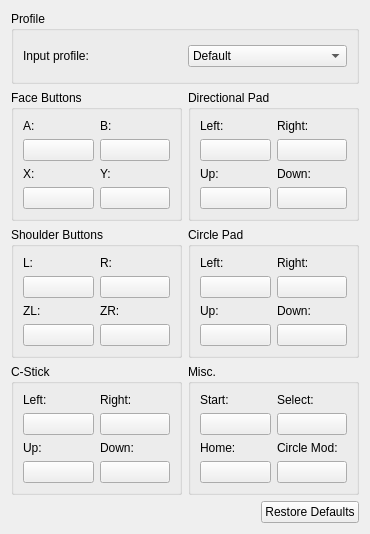
<?xml version="1.0" encoding="UTF-8"?>
<ui version="4.0">
 <class>ConfigureInput</class>
 <widget class="QWidget" name="ConfigureInput">
  <property name="geometry">
   <rect>
    <x>0</x>
    <y>0</y>
    <width>370</width>
    <height>534</height>
   </rect>
  </property>
  <property name="windowTitle">
   <string>ConfigureInput</string>
  </property>
  <layout class="QVBoxLayout" name="verticalLayout_5">
   <item>
      <widget class="QGroupBox" name="groupBox_4">
       <property name="title">
        <string>Profile</string>
       </property>
       <layout class="QHBoxLayout" name="horizontalLayout_5">
        <item>
         <layout class="QVBoxLayout" name="verticalLayout_6">
          <item>
           <layout class="QHBoxLayout" name="horizontalLayout_6">
            <item>
             <widget class="QLabel" name="label_1">
              <property name="text">
               <string>Input profile:</string>
              </property>
             </widget>
            </item>
            <item>
             <widget class="QComboBox" name="profile_combobox">
              <item>
               <property name="text">
                <string>Default</string>
               </property>
              </item>
              <item>
               <property name="text">
                <string>Profile 1</string>
               </property>
              </item>
              <item>
               <property name="text">
                <string>Profile 2</string>
               </property>
              </item>
             </widget>
            </item>
           </layout>
          </item>
         </layout>
        </item>
       </layout>
      </widget>
     </item>
    <item>
    <layout class="QGridLayout" name="gridLayout_7">
     <item row="0" column="0">
      <widget class="QGroupBox" name="faceButtons">
       <property name="title">
        <string>Face Buttons</string>
       </property>
       <property name="flat">
        <bool>false</bool>
       </property>
       <property name="checkable">
        <bool>false</bool>
       </property>
       <layout class="QGridLayout" name="gridLayout">
        <item row="0" column="0">
         <layout class="QVBoxLayout" name="verticalLayout">
          <item>
           <widget class="QLabel" name="label">
            <property name="text">
             <string>A:</string>
            </property>
           </widget>
          </item>
          <item>
           <widget class="QPushButton" name="buttonA">
            <property name="text">
             <string/>
            </property>
           </widget>
          </item>
         </layout>
        </item>
        <item row="0" column="1">
         <layout class="QVBoxLayout" name="verticalLayout_2">
          <item>
           <widget class="QLabel" name="label_2">
            <property name="text">
             <string>B:</string>
            </property>
           </widget>
          </item>
          <item>
           <widget class="QPushButton" name="buttonB">
            <property name="text">
             <string/>
            </property>
           </widget>
          </item>
         </layout>
        </item>
        <item row="1" column="0">
         <layout class="QVBoxLayout" name="verticalLayout_3">
          <item>
           <widget class="QLabel" name="label_3">
            <property name="text">
             <string>X:</string>
            </property>
           </widget>
          </item>
          <item>
           <widget class="QPushButton" name="buttonX">
            <property name="text">
             <string/>
            </property>
           </widget>
          </item>
         </layout>
        </item>
        <item row="1" column="1">
         <layout class="QVBoxLayout" name="verticalLayout_4">
          <item>
           <widget class="QLabel" name="label_4">
            <property name="text">
             <string>Y:</string>
            </property>
           </widget>
          </item>
          <item>
           <widget class="QPushButton" name="buttonY">
            <property name="text">
             <string/>
            </property>
           </widget>
          </item>
         </layout>
        </item>
       </layout>
      </widget>
     </item>
     <item row="0" column="1">
      <widget class="QGroupBox" name="faceButtons_2">
       <property name="title">
        <string>Directional Pad</string>
       </property>
       <property name="flat">
        <bool>false</bool>
       </property>
       <property name="checkable">
        <bool>false</bool>
       </property>
       <layout class="QGridLayout" name="gridLayout_2">
        <item row="1" column="0">
         <layout class="QVBoxLayout" name="verticalLayout_12">
          <item>
           <widget class="QLabel" name="label_36">
            <property name="text">
             <string>Up:</string>
            </property>
           </widget>
          </item>
          <item>
           <widget class="QPushButton" name="buttonDpadUp">
            <property name="text">
             <string/>
            </property>
           </widget>
          </item>
         </layout>
        </item>
        <item row="1" column="1">
         <layout class="QVBoxLayout" name="verticalLayout_9">
          <item>
           <widget class="QLabel" name="label_35">
            <property name="text">
             <string>Down:</string>
            </property>
           </widget>
          </item>
          <item>
           <widget class="QPushButton" name="buttonDpadDown">
            <property name="text">
             <string/>
            </property>
           </widget>
          </item>
         </layout>
        </item>
        <item row="0" column="0">
         <layout class="QVBoxLayout" name="verticalLayout_10">
          <item>
           <widget class="QLabel" name="label_32">
            <property name="text">
             <string>Left:</string>
            </property>
           </widget>
          </item>
          <item>
           <widget class="QPushButton" name="buttonDpadLeft">
            <property name="text">
             <string/>
            </property>
           </widget>
          </item>
         </layout>
        </item>
        <item row="0" column="1">
         <layout class="QVBoxLayout" name="verticalLayout_11">
          <item>
           <widget class="QLabel" name="label_33">
            <property name="text">
             <string>Right:</string>
            </property>
           </widget>
          </item>
          <item>
           <widget class="QPushButton" name="buttonDpadRight">
            <property name="text">
             <string/>
            </property>
           </widget>
          </item>
         </layout>
        </item>
       </layout>
      </widget>
     </item>
     <item row="1" column="0">
      <widget class="QGroupBox" name="faceButtons_3">
       <property name="title">
        <string>Shoulder Buttons</string>
       </property>
       <property name="flat">
        <bool>false</bool>
       </property>
       <property name="checkable">
        <bool>false</bool>
       </property>
       <layout class="QGridLayout" name="gridLayout_3">
        <item row="0" column="0">
         <layout class="QVBoxLayout" name="verticalLayout_13">
          <item>
           <widget class="QLabel" name="label_17">
            <property name="text">
             <string>L:</string>
            </property>
           </widget>
          </item>
          <item>
           <widget class="QPushButton" name="buttonL">
            <property name="text">
             <string/>
            </property>
           </widget>
          </item>
         </layout>
        </item>
        <item row="0" column="1">
         <layout class="QVBoxLayout" name="verticalLayout_14">
          <item>
           <widget class="QLabel" name="label_19">
            <property name="text">
             <string>R:</string>
            </property>
           </widget>
          </item>
          <item>
           <widget class="QPushButton" name="buttonR">
            <property name="text">
             <string/>
            </property>
           </widget>
          </item>
         </layout>
        </item>
        <item row="1" column="0">
         <layout class="QVBoxLayout" name="verticalLayout_15">
          <item>
           <widget class="QLabel" name="label_20">
            <property name="text">
             <string>ZL:</string>
            </property>
           </widget>
          </item>
          <item>
           <widget class="QPushButton" name="buttonZL">
            <property name="text">
             <string/>
            </property>
           </widget>
          </item>
         </layout>
        </item>
        <item row="1" column="1">
         <layout class="QVBoxLayout" name="verticalLayout_16">
          <item>
           <widget class="QLabel" name="label_18">
            <property name="text">
             <string>ZR:</string>
            </property>
           </widget>
          </item>
          <item>
           <widget class="QPushButton" name="buttonZR">
            <property name="text">
             <string/>
            </property>
           </widget>
          </item>
         </layout>
        </item>
       </layout>
      </widget>
     </item>
     <item row="1" column="1">
      <widget class="QGroupBox" name="faceButtons_4">
       <property name="title">
        <string>Circle Pad</string>
       </property>
       <property name="flat">
        <bool>false</bool>
       </property>
       <property name="checkable">
        <bool>false</bool>
       </property>
       <layout class="QGridLayout" name="gridLayout_4">
        <item row="0" column="0">
         <layout class="QVBoxLayout" name="verticalLayout_17">
          <item>
           <widget class="QLabel" name="label_21">
            <property name="text">
             <string>Left:</string>
            </property>
           </widget>
          </item>
          <item>
           <widget class="QPushButton" name="buttonCircleLeft">
            <property name="text">
             <string/>
            </property>
           </widget>
          </item>
         </layout>
        </item>
        <item row="0" column="1">
         <layout class="QVBoxLayout" name="verticalLayout_18">
          <item>
           <widget class="QLabel" name="label_23">
            <property name="text">
             <string>Right:</string>
            </property>
           </widget>
          </item>
          <item>
           <widget class="QPushButton" name="buttonCircleRight">
            <property name="text">
             <string/>
            </property>
           </widget>
          </item>
         </layout>
        </item>
        <item row="1" column="0">
         <layout class="QVBoxLayout" name="verticalLayout_19">
          <item>
           <widget class="QLabel" name="label_24">
            <property name="text">
             <string>Up:</string>
            </property>
           </widget>
          </item>
          <item>
           <widget class="QPushButton" name="buttonCircleUp">
            <property name="text">
             <string/>
            </property>
           </widget>
          </item>
         </layout>
        </item>
        <item row="1" column="1">
         <layout class="QVBoxLayout" name="verticalLayout_20">
          <item>
           <widget class="QLabel" name="label_22">
            <property name="text">
             <string>Down:</string>
            </property>
           </widget>
          </item>
          <item>
           <widget class="QPushButton" name="buttonCircleDown">
            <property name="text">
             <string/>
            </property>
           </widget>
          </item>
         </layout>
        </item>
       </layout>
      </widget>
     </item>
     <item row="2" column="0">
      <widget class="QGroupBox" name="faceButtons_5">
       <property name="title">
        <string>C-Stick</string>
       </property>
       <property name="flat">
        <bool>false</bool>
       </property>
       <property name="checkable">
        <bool>false</bool>
       </property>
       <layout class="QGridLayout" name="gridLayout_5">
        <item row="0" column="0">
         <layout class="QVBoxLayout" name="verticalLayout_21">
          <item>
           <widget class="QLabel" name="label_25">
            <property name="text">
             <string>Left:</string>
            </property>
           </widget>
          </item>
          <item>
           <widget class="QPushButton" name="buttonCStickLeft">
            <property name="text">
             <string/>
            </property>
           </widget>
          </item>
         </layout>
        </item>
        <item row="0" column="1">
         <layout class="QVBoxLayout" name="verticalLayout_22">
          <item>
           <widget class="QLabel" name="label_27">
            <property name="text">
             <string>Right:</string>
            </property>
           </widget>
          </item>
          <item>
           <widget class="QPushButton" name="buttonCStickRight">
            <property name="text">
             <string/>
            </property>
           </widget>
          </item>
         </layout>
        </item>
        <item row="1" column="0">
         <layout class="QVBoxLayout" name="verticalLayout_23">
          <item>
           <widget class="QLabel" name="label_28">
            <property name="text">
             <string>Up:</string>
            </property>
           </widget>
          </item>
          <item>
           <widget class="QPushButton" name="buttonCStickUp">
            <property name="text">
             <string/>
            </property>
           </widget>
          </item>
         </layout>
        </item>
        <item row="1" column="1">
         <layout class="QVBoxLayout" name="verticalLayout_24">
          <item>
           <widget class="QLabel" name="label_26">
            <property name="text">
             <string>Down:</string>
            </property>
           </widget>
          </item>
          <item>
           <widget class="QPushButton" name="buttonCStickDown">
            <property name="text">
             <string/>
            </property>
           </widget>
          </item>
         </layout>
        </item>
       </layout>
      </widget>
     </item>
     <item row="2" column="1">
      <widget class="QGroupBox" name="faceButtons_6">
       <property name="title">
        <string>Misc.</string>
       </property>
       <property name="flat">
        <bool>false</bool>
       </property>
       <property name="checkable">
        <bool>false</bool>
       </property>
       <layout class="QGridLayout" name="gridLayout_6">
        <item row="0" column="0">
         <layout class="QVBoxLayout" name="verticalLayout_25">
          <item>
           <widget class="QLabel" name="label_29">
            <property name="text">
             <string>Start:</string>
            </property>
           </widget>
          </item>
          <item>
           <widget class="QPushButton" name="buttonStart">
            <property name="text">
             <string/>
            </property>
           </widget>
          </item>
         </layout>
        </item>
        <item row="0" column="1">
         <layout class="QVBoxLayout" name="verticalLayout_26">
          <item>
           <widget class="QLabel" name="label_30">
            <property name="text">
             <string>Select:</string>
            </property>
           </widget>
          </item>
          <item>
           <widget class="QPushButton" name="buttonSelect">
            <property name="text">
             <string/>
            </property>
           </widget>
          </item>
         </layout>
        </item>
        <item row="1" column="0">
         <layout class="QVBoxLayout" name="verticalLayout_27">
          <item>
           <widget class="QLabel" name="label_31">
            <property name="text">
             <string>Home:</string>
            </property>
           </widget>
          </item>
          <item>
           <widget class="QPushButton" name="buttonHome">
            <property name="text">
             <string/>
            </property>
           </widget>
          </item>
         </layout>
        </item>
        <item row="1" column="1">
         <layout class="QVBoxLayout" name="verticalLayout_28">
          <item>
           <widget class="QLabel" name="label_34">
            <property name="text">
             <string>Circle Mod:</string>
            </property>
           </widget>
          </item>
          <item>
           <widget class="QPushButton" name="buttonCircleMod">
            <property name="text">
             <string/>
            </property>
           </widget>
          </item>
         </layout>
        </item>
       </layout>
      </widget>
     </item>
    </layout>
   </item>
   <item>
    <layout class="QHBoxLayout" name="horizontalLayout">
     <item>
      <spacer name="horizontalSpacer">
       <property name="orientation">
        <enum>Qt::Horizontal</enum>
       </property>
       <property name="sizeHint" stdset="0">
        <size>
         <width>40</width>
         <height>20</height>
        </size>
       </property>
      </spacer>
     </item>
     <item>
      <widget class="QPushButton" name="buttonRestoreDefaults">
       <property name="sizePolicy">
        <sizepolicy hsizetype="Minimum" vsizetype="Fixed">
         <horstretch>0</horstretch>
         <verstretch>0</verstretch>
        </sizepolicy>
       </property>
       <property name="sizeIncrement">
        <size>
         <width>0</width>
         <height>0</height>
        </size>
       </property>
       <property name="baseSize">
        <size>
         <width>0</width>
         <height>0</height>
        </size>
       </property>
       <property name="layoutDirection">
        <enum>Qt::LeftToRight</enum>
       </property>
       <property name="text">
        <string>Restore Defaults</string>
       </property>
      </widget>
     </item>
    </layout>
   </item>
  </layout>
 </widget>
 <resources/>
 <connections/>
</ui>
